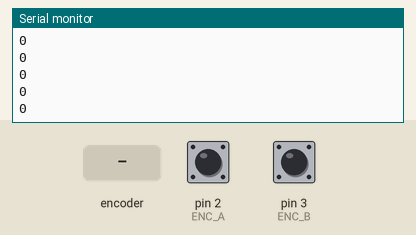
A sketch run on a simulated Arduino Uno, built with avr-gcc and run on an emulated ATmega328P. On the bench: the last lines printed to the serial monitor. The test bench sets the inputs (shaded band); at power-on: pin 2 (ENC_A) HIGH, pin 3 (ENC_B) HIGH.

Above: at 1.2 s.
1.3 s: rotary encoder on pin 2 (ENC_A) / pin 3 (ENC_B) turned 1 step (first pin leading)
At 1.42 s:
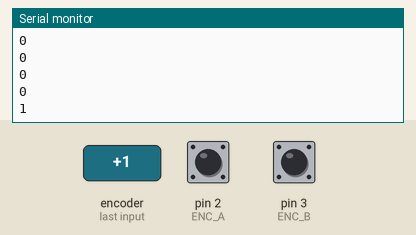
3.0 s: rotary encoder on pin 2 (ENC_A) / pin 3 (ENC_B) turned 1 step (first pin leading)
At 3.18 s:
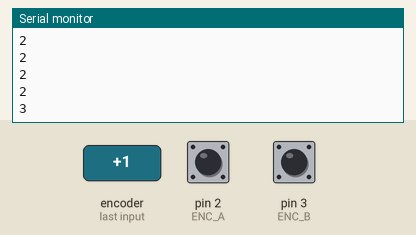
Timing chart, 0 to 6.0 s (numbered marks = the images above; inputs shaded):
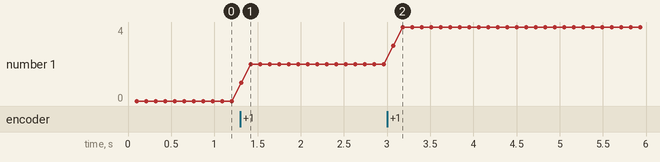

Measured:
- after the input at 1.3 s, the serial monitor: prints a new line at once (image 1)
- after the input at 3.0 s, the serial monitor: prints a new line after 0.07 s (image 2)
- plotted number 1: 0 → 2 after the input at 1.3 s, 2 → 4 after the input at 3.0 s

The sketch:

Encoder_Test.ino
```cpp
/*
 *  Name: Brandon Ho
 *  Date: 12/23/2021
 *  Title: Encoder Test
 *  Description: This scripts works to test the encoder tick, using interrupt function.
 *               Meant for arduino + motor board alone, without the python GUI
 *               Using B port on the Arduino Motor Shield at full power
 *               Print out the tick
 *               Adapted from https://github.com/CooperControlsLab/CU-At-Home_feedback_controls/tree/master/hardware_tests/encoder_test
 */

#define ENC_A 2 // Encoder A
#define ENC_B 3 // Encoder B

int count = 0; // This variable will increase or decrease depending on the rotation of encoder

//Interrupt Functios
void pulseA();
void pulseB();


void setup() {
  Serial.begin (19200);
  pinMode(ENC_A, INPUT_PULLUP); // internally pullup encoder input A
  pinMode(ENC_B, INPUT_PULLUP); // internally pullup encoder input B

  //Setting up interrupt
  //When rotating the encoder, the encoder pin values changes.
  //Thus, the interrupt function will activate in the hardware itself
  attachInterrupt(digitalPinToInterrupt(ENC_A), pulseA, CHANGE);
  attachInterrupt(digitalPinToInterrupt(ENC_B), pulseB, CHANGE);
}

void loop() {
  delay(100);
  Serial.println(count);
  delay(10);
}


//Encoder Interrupt A
void pulseA()
{
  bool valA = digitalRead(ENC_A);
  bool valB = digitalRead(ENC_B);

  if(valA == HIGH){ //When A rises
    if(valB == LOW){
      count++; //CW
    }
    else{
      count--; //CCW
    }
  }
  else{ //When B falls
    if(valB == HIGH){
      count++;  //CW
    }
    else{
      count--; //CCW
    }
  }
}


//Encoder Interrupt B
void pulseB()
{
  bool valA = digitalRead(ENC_A);
  bool valB = digitalRead(ENC_B);

  if(valB == HIGH) //When B rises
  {
    if(!valA == LOW){
      count++; //CW
    }
    else{
      count--; //CCW
    }
  }
  else //When B falls
  {
    if(valA == HIGH){
      count++; //CW
    }
    else{
      count--; //CCW
    }
  }
}
```
